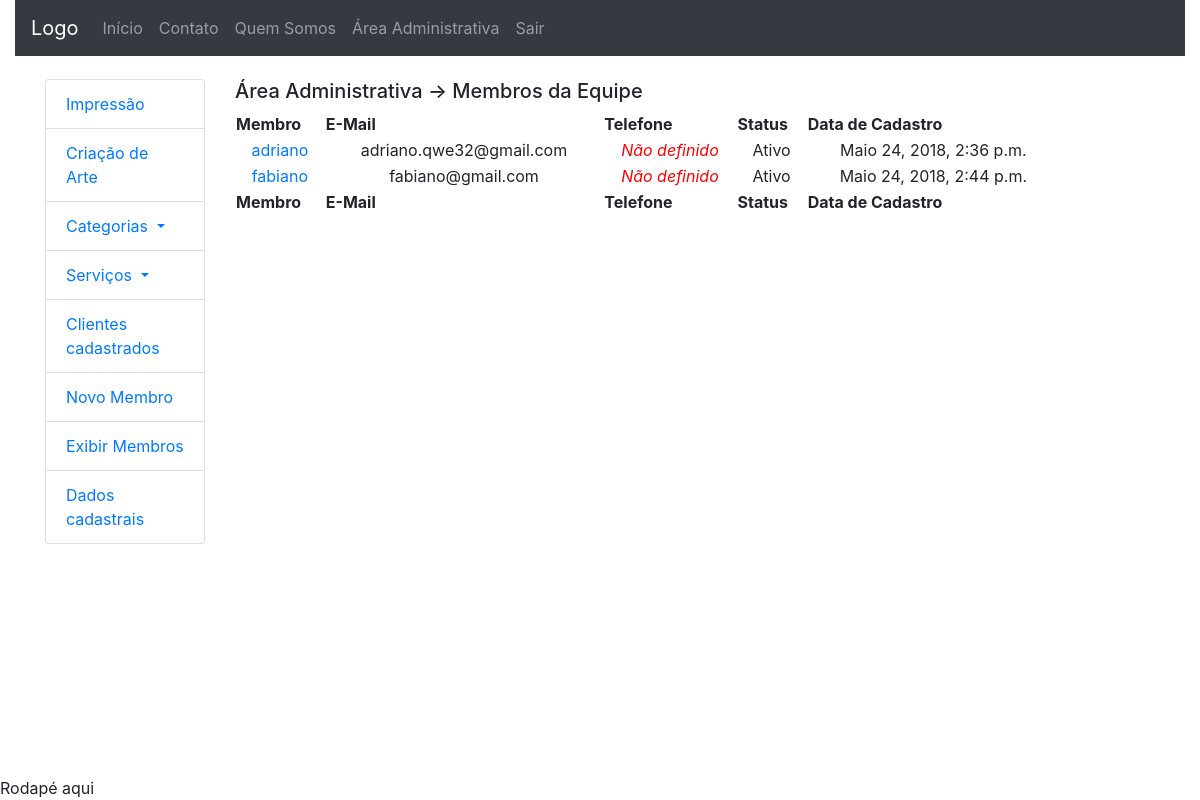
/area_administrativa/exibir_membros (signed in), run on an earlier commit of the app's database.
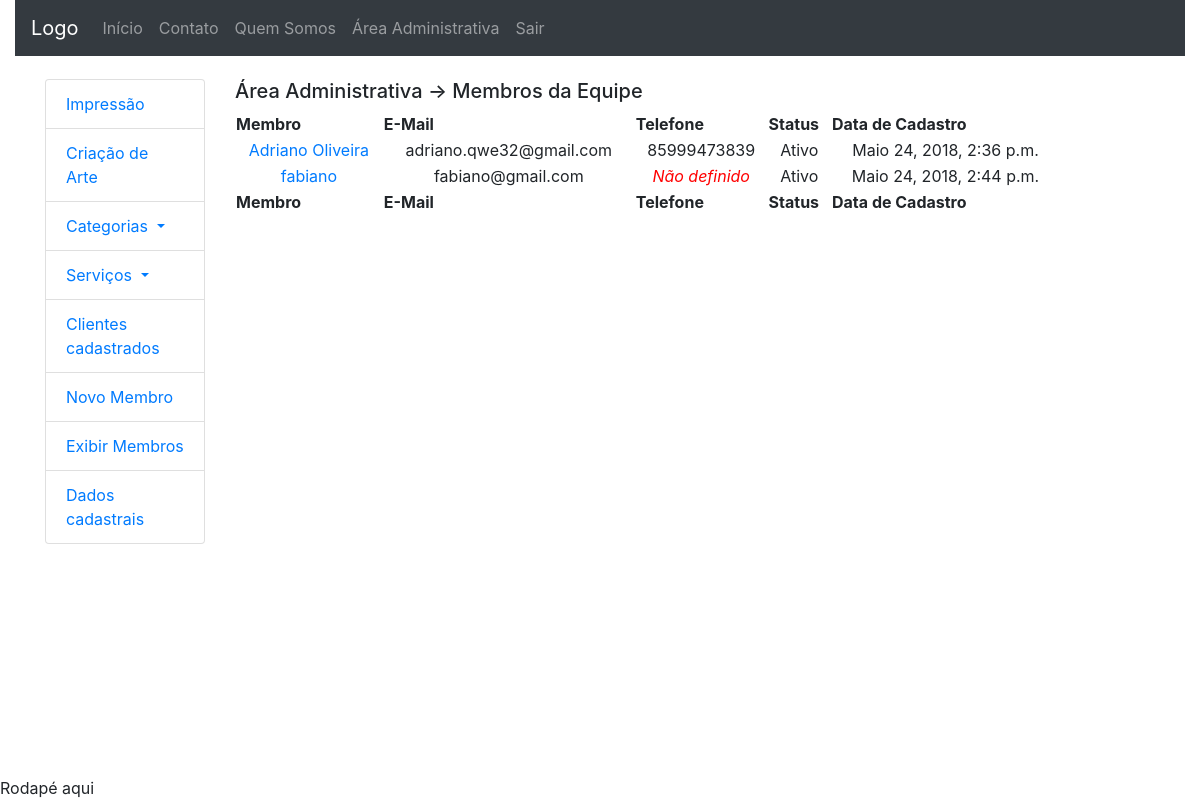
And on a later commit of the database.
### accounts/models.py (models this page shows, shortened)
class User(AbstractBaseUser, PermissionsMixin):
	UF_CHOICES = (
    ('AC','Acre'), ('AL','Alagoas'), ('AP','Amapá'),
    ('AM','Amazonas'), ('BA','Bahia'), ('CE','Ceará'),
    ('DF','Distrito Federal'), ('ES','Espírito Santo'),
    ('GO','Goiás'), ('MA','Maranhão'), ('MT','Mato Grosso'),
    ('MS','Mato Grosso do Sul'), ('MG','Minas Gerais'),
    ('PA','Pará'), ('PB','Paraíba'), ('PR','Paraná'),
    ('PE','Pernambuco'), ('PI','Piauí'),
    ('RJ','Rio de Janeiro'), ('RN','Rio Grande do Norte'),
    ('RS','Rio Grande do Sul'), ('RO','Rondônia'),
    ('RR','Roraima'), ('SC','Santa Catarina'),
    ('SP','São Paulo'), ('SE','Sergipe'),
	('TO','Tacantins'), )
	username = models.CharField(
		'Login', max_length=30, unique=True, validators=[
			validators.RegexValidator(
				re.compile('^[\w.@+-]+$'),
				'Informe um nome de usuário válido. '
				'Este valor deve conter apenas letras, números '
				'e os caracteres: @/./+/-/_ .'
				, 'invalid'
			)
		], help_text='Um nome curto que será usado para identificá-lo de forma única na plataforma'
	)
	name = models.CharField('Nome', max_length=100, blank=True)
	email = models.EmailField('E-mail', unique=True)
	telefone = models.CharField('Telefone', max_length=20, null=True,
		blank=True)
	cpf = models.CharField('CPF', max_length=11, null=True, blank=True)
	logradouro = models.CharField('Rua/Avenida', max_length=100,
		null=True, blank=True)
	numero = models.CharField('Número', max_length=100,
		null=True, blank=True)
	cep = models.CharField('CEP', max_length=10, null=True, blank=True)
	complemento = models.TextField('Complamento', max_length=100,
		null=True, blank=True)
	bairro = models.CharField('Bairro', max_length=100, null=True, blank=True)
	estado = models.CharField('Estado', max_length=100, null=True, blank=True,
		choices=UF_CHOICES)
	is_staff = models.BooleanField('Equipe', default=False)
	is_active = models.BooleanField('Ativo', default=True)
	date_joined = models.DateTimeField('Data de Entrada', auto_now_add=True)
	USERNAME_FIELD = 'username'
	REQUIRED_FIELDS = ['email']
	objects = UserManager()
	class Meta:
		verbose_name = 'Usuário'
		verbose_name_plural = 'Usuários'
	def __str__(self):
		return self.name or self.username
	@staticmethod
	def get_all_members():
		all_members = []
		users = User.objects.all()
		for user in users:
			if user.is_staff:
				all_members.append(user)
		return all_members

### dashboard_admin/views.py (the view)
# urls.py: path('exibir_membros', views.all_members, name='all_members'),
@login_required
def all_members(request):
	all_members = User.get_all_members()
	for member in all_members:
		print(member.telefone)
	context = {'all_members': all_members}
	return render(request, 'dashboard_admin/all_members.html',
		context)

### dashboard_admin/templatetags/da_tags.py (called while the page is built)
@register.simple_tag
def is_active(status):
	if status:
		return 'Ativo'
	else:
		return 'Inativo'

### dashboard_admin/templates/dashboard_admin/all_members.html (shortened to what this page needs)
{% extends 'dashboard_admin/index.html' %}
{% block extra %}
{% load da_tags %}
{% endblock %}
{% block central_column %}
<div class="col-sm-9">
	{% block dashboard_title %}
	<h5>Área Administrativa -> Membros da Equipe</h5>
	{% endblock %}
<div class="panel-body">
  <table id="table" class="display" cellspacing="0"
        width="100%">
    <thead>
      <tr>
        <th>Membro</th>
        <th>E-Mail</th>
        <th>Telefone</th>
        <th>Status</th>
        <th>Data de Cadastro</th>
      </tr>
    </thead>
    <tfoot>
      <tr>
        <th>Membro</th>
        <th>E-Mail</th>
        <th>Telefone</th>
        <th>Status</th>
        <th>Data de Cadastro</th>
      </tr>
    </tfoot>
    <tbody>
		{% for member in all_members %}
		<tr>
			<td style="text-align: center;">
				<a href="#"
				title="Detalhes">
					{{ member }}
				</a>
			</td>
			<td style="text-align: center;">
				{{ member.email }}
			</td>
			<td style="text-align: center;">
				{% if member.telefone %}
				{{ member.telefone }}
				{% else %}
				<i style="color: red">Não definido</i>
				{% endif %}
			</td>
			<td style="text-align: center;">
				{% is_active member.is_active %}
			</td>
			<td style="text-align: center;">
				{{ member.date_joined }}
			</td>
		</tr>
		{% endfor %}
    </tbody>
  </table>
</div>
</div>
{% endblock %}

What changed in the data, as far as the page shows it:
changed User "adriano.qwe32@gmail.com": name "adriano" → "Adriano Oliveira"; telefone (not shown) → "85999473839"; no longer shows "Não definido"
